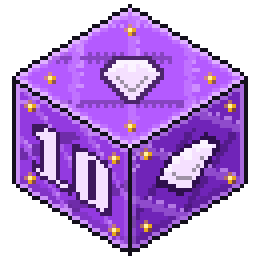
#> input picture build/generated/bdr/art/dice/amethyst.png, 256 x 256 px; its folder holds only this picture in this run
$ python verify.py
#> lines starting #> are read from the running program, lines starting #| are printed output that depends on the picture; after the words box and inside, x2 and y2 are one past the last pixel; in counts of white or black regions, pixels touching at a corner belong together
"""Sanity checks for all generated art: sizes, RGBA, hard alpha, stray pixels, landmarks, hotspots."""
import glob
import json
import os
import sys
from collections import deque

import numpy as np
from PIL import Image
REPO = os.path.abspath(os.path.join(os.path.dirname(os.path.abspath(__file__)), "..", ".."))

ROOT = os.path.join(REPO, "build", "generated", "bdr", "art")

EXPECT = {
    'dice/*.png': (256, 256),
    'tarot/m_*.png': (51, 79),
    'cursors/cursor_*.png': (128, 128),
    'boards/board_?.png': (1448, 1086),
    'boards/board_10.png': (1448, 1086),
    'boards/board_*_thumb.png': (290, 218),
    'staff/*.png': (160, 160),
}
SPECIFIC = {
    'events/coin.png': (64, 64), 'events/meteor.png': (64, 64), 'events/tornado_sprite.png': (128, 160),
    'events/cat_walk.png': (96, 64), 'events/thief_run.png': (96, 96), 'events/chest_closed.png': (128, 128),
    'events/chest_open.png': (128, 128), 'events/clover.png': (96, 96),
    'ui/p1_cursor.png': (48, 48), 'ui/p2_cursor.png': (48, 48),
}
for n in ['meteor_shower', 'coin_rain', 'tornado', 'happy_hour', 'rainbow', 'black_cat', 'treasure_chest', 'thief', 'lucky_clover']:
    SPECIFIC['events/%s.png' % n] = (160, 160)
for n in ['shop_icon', 'unlock_icon', 'design_icon', 'coop_icon', 'host_icon', 'join_icon', 'invite_icon']:
    SPECIFIC['ui/%s.png' % n] = (160, 160)
for n in ['lucky_cash', 'lucky_free', 'lucky_boost', 'lucky_unlock', 'sell_icon', 'event_icon']:
    SPECIFIC['ui/%s.png' % n] = (128, 128)
#> pass 3 of the loop in main, `for pat, size in EXPECT.items():`:
#> the loop made 7 passes; the first 3 are shown


def components(mask, min_size=1):
    H, W = mask.shape
    seen = np.zeros_like(mask)
    comps = []
    for y in range(H):
        for x in range(W):
            if mask[y, x] and not seen[y, x]:
                q = deque([(y, x)])
                seen[y, x] = True
                n = 0
                while q:
                    cy, cx = q.popleft()
                    n += 1
                    for dy in (-1, 0, 1):
                        for dx in (-1, 0, 1):
                            yy, xx = cy + dy, cx + dx
                            if 0 <= yy < H and 0 <= xx < W and mask[yy, xx] and not seen[yy, xx]:
                                seen[yy, xx] = True
                                q.append((yy, xx))
                comps.append(n)
    return sorted(comps, reverse=True)


def check(path, size, problems, native=None):
    im = Image.open(path)
    rel = os.path.relpath(path, ROOT)
    if im.size != size:
        problems.append('%s: size %s != %s' % (rel, im.size, size))
    if im.mode != 'RGBA':
        problems.append('%s: mode %s' % (rel, im.mode))
        return
    a = np.array(im)
    al = a[:, :, 3]
    vals = set(np.unique(al).tolist())
    if not vals <= {0, 255}:
        problems.append('%s: soft alpha values %s' % (rel, sorted(vals)[:6]))
    if (a[al == 0][:, :3] != 0).any():
        problems.append('%s: RGB garbage under transparent pixels' % rel)
    return a


def main():
    problems = []
    files = []
    for pat, size in EXPECT.items():
        for p in sorted(glob.glob(os.path.join(ROOT, pat))):
            if 'contact_sheet' in p:
                continue
            if pat == 'boards/board_?.png' and p.endswith('_thumb.png'):
                continue
            files.append((p, size))
    for rel, size in SPECIFIC.items():
        p = os.path.join(ROOT, rel)
        if not os.path.exists(p):
            problems.append('MISSING ' + rel)
            continue
        files.append((p, size))
    seen = set()
    for p, size in files:
        if p in seen:
            continue
        seen.add(p)
        a = check(p, size, problems)
        if a is None:
            continue
        rel = os.path.relpath(p, ROOT).replace('\\', '/')
        if rel.startswith('boards/'):
            if (a[:, :, 3] != 255).any():
                problems.append(rel + ': board not fully opaque')
            continue
        if rel.startswith('tarot/'):
            continue
        # stray pixel check on native grid
        scale = 4
        if rel.startswith('cursors/'):
            scale = 2
        if rel in ('ui/p1_cursor.png', 'ui/p2_cursor.png'):
            scale = 3
        m = a[::scale, ::scale, 3] > 0
        comps = components(m)
        small = [c for c in comps[1:] if c <= 3]
        if small:
            problems.append('%s: %d tiny detached blobs %s (main %d)' % (rel, len(small), small[:8], comps[0]))
    # dice extras
    lm = json.load(open(os.path.join(ROOT, 'dice', 'landmarks.json'), encoding='utf-8'))
    cat = json.load(open(os.path.join(REPO, "src", "bdr", "data", "dice_catalog.json"), encoding='utf-8'))
    ids = [d['id'] for d in cat['dice']]
    for i in ids:
        if i not in lm:
            problems.append('landmarks missing ' + i)
        elif len(lm[i]) != 7:
            problems.append('landmarks wrong count ' + i)
        if not os.path.exists(os.path.join(ROOT, 'dice', i + '.png')):
            problems.append('dice png missing ' + i)
    # landmark plausibility: each landmark should lie on the cube's outline (within 2px of an opaque pixel edge)
    for i in ids[:100]:
        a = np.array(Image.open(os.path.join(ROOT, 'dice', i + '.png')))
        op = a[:, :, 3] > 0
        for (x, y) in lm[i]:
            x0, x1 = max(0, x - 3), min(256, x + 3)
            y0, y1 = max(0, y - 3), min(256, y + 3)
            if not op[y0:y1, x0:x1].any():
                problems.append('%s: landmark (%d,%d) not near opaque pixels' % (i, x, y))
    # cursors hotspot inside canvas and near opaque
    cj = json.load(open(os.path.join(ROOT, 'cursors', 'cursors.json'), encoding='utf-8'))
    for k in range(1, 11):
        key = 'cursor_%d' % k
        hx, hy = cj[key]['hotspot']
        a = np.array(Image.open(os.path.join(ROOT, 'cursors', key + '.png')))
        win = a[max(0, hy - 3):hy + 4, max(0, hx - 3):hx + 4, 3]
        if not (win > 0).any():
            problems.append('%s hotspot (%d,%d) not on the cursor' % (key, hx, hy))
        if hx > 70 or hy > 70:
            problems.append('%s hotspot (%d,%d) not near the top-left' % (key, hx, hy))
    print('checked', len(seen), 'files')
    for p in problems:
        print('PROBLEM', p)
    if not problems:
        print('ALL OK')


if __name__ == '__main__':
    main()
#> in check, im is the input picture: PIL image 256x256 RGBA; mean R, G, B, A 97.3, 58.5, 127, 166.2
#> in check, `al = a[:, :, 3]`:
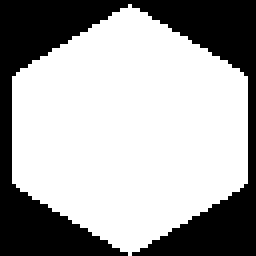
#> al: shape (256, 256); 65.2% white; 1 black region, box (x1, y1, x2, y2) and area: (0, 0, 256, 256) 22832
#> in check, `vals = set(np.unique(al).tolist())`: vals = 2 items
#> in main, `m = a[::scale, ::scale, 3] > 0`:
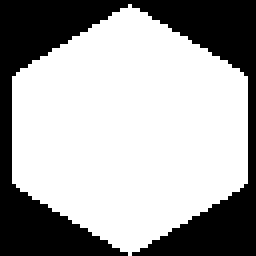
#> m: shape (64, 64) bool (shown 4 times larger); 65.2% white; 1 black region, box (x1, y1, x2, y2) and area: (0, 0, 64, 64) 1427
#> in main, `comps = components(m)`: comps = [2669]
#> in main, `small = [c for c in comps[1:] if c <= 3]`: small = []
#> pass 3 of the loop in main, `for p, size in files:`:
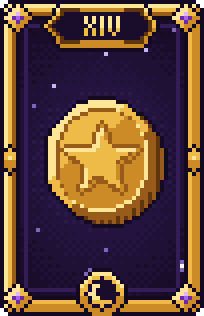
#> input picture build/generated/shaker/art/tarot/coin.png, 51 x 79 px, found by its file name (shown 4 times larger)
#> in check, im is the input picture: PIL image 51x79 RGBA; mean R, G, B, A 97.2, 68.4, 57.1, 254.2
#> in check (call 3), `al = a[:, :, 3]`:
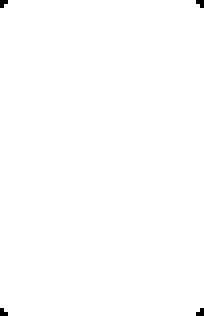
#> al: shape (79, 51) (shown 4 times larger); 99.7% white; black in thin lines or dots
#> vals = 2 items
#> in main, `comps = components(m)`: comps = [259]
#> the loop made 4 passes; the first 3 are shown
#> (the run stopped early here; a loop or call above may not have finished)
